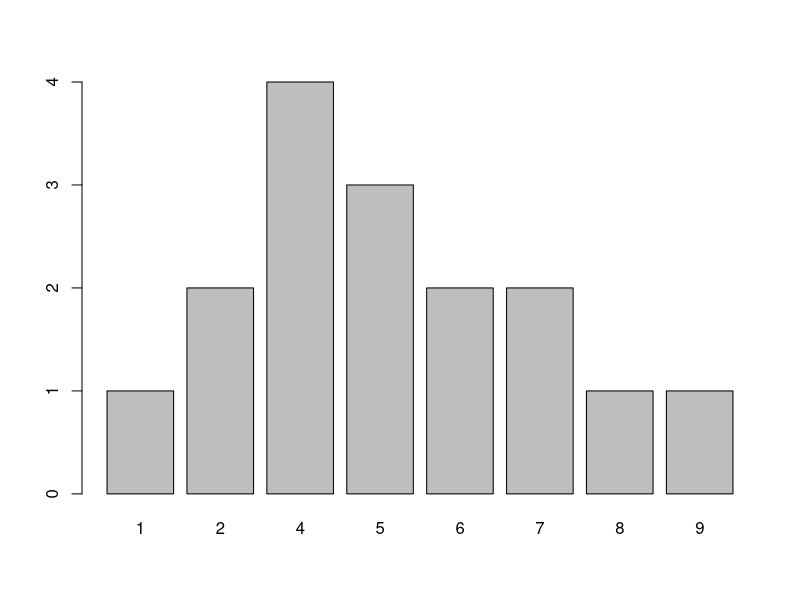
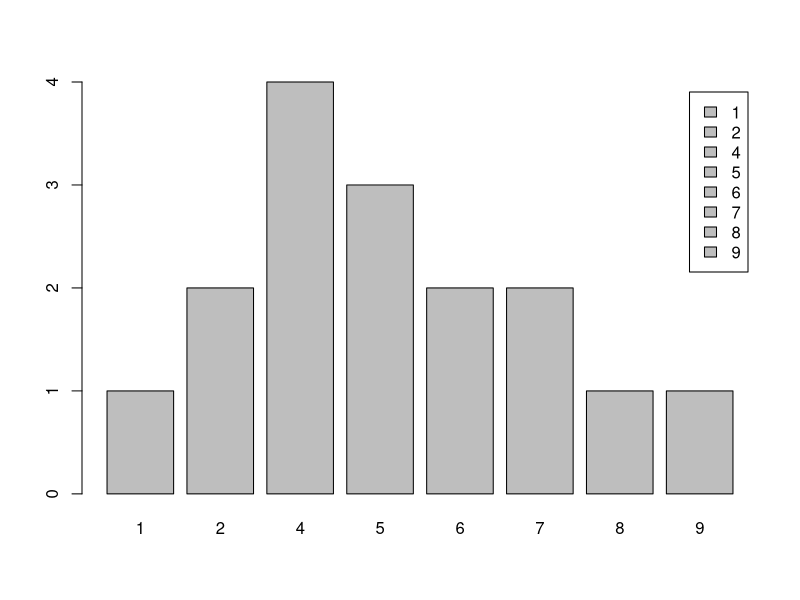
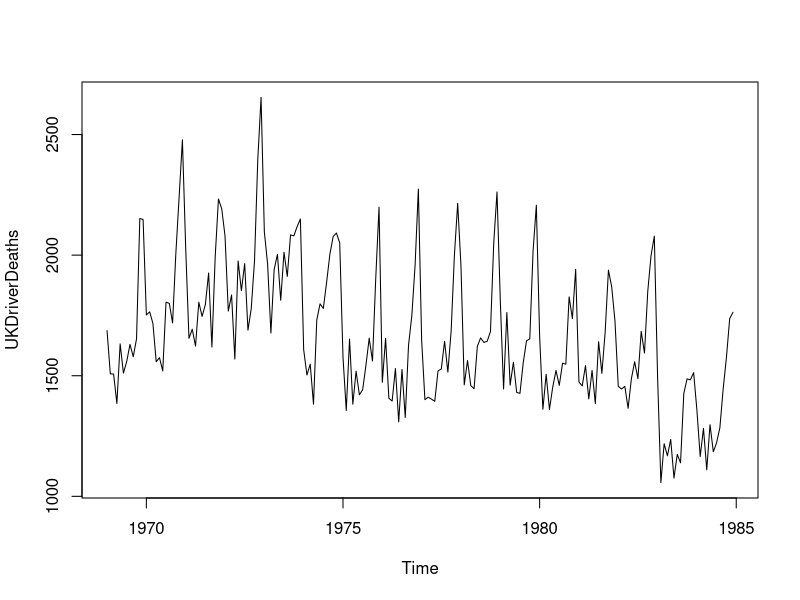
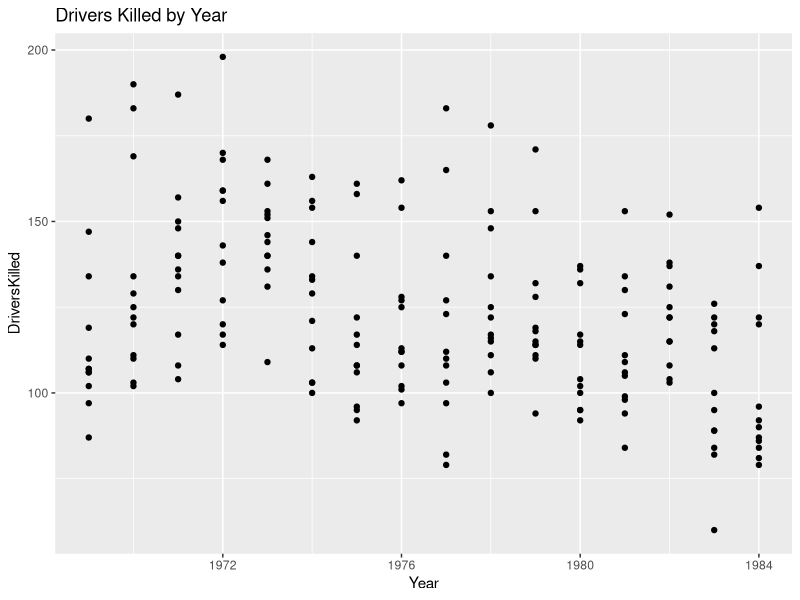
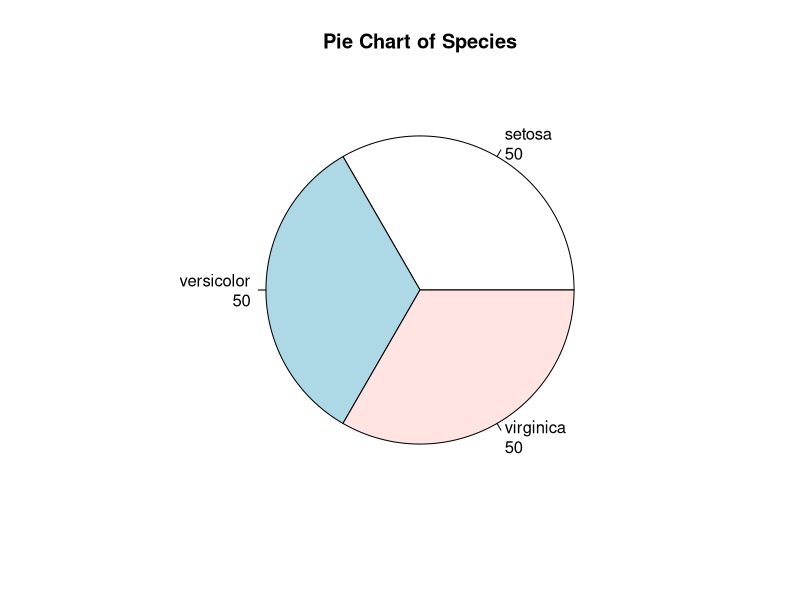

Recreate these plots in R, in order.
########################################
##   Basic Data Visualization in R    ##
##    Sandhya Kambhampati  			      ##
##     @sandhya__k                    ##
########################################

#Basic Data Visualization in R.  

#In this class, we'll go through the basic data visualization functions of R.

#Things we'll cover in this class:
#1. Overview of graphics
#2. Plotting your data 

#############################
## 1. Overview of graphics ##
############################

#Let's talk charts. Can you name some common graphs?

#Here's a few: 
#line graph, bar graph, scatter plot, pie charts 

#For this class, we're going to use the 'graphics' package. We're going to cover a few basic ways of plotting your data. 

#These are the graphics types we will be covering today. 

#1. Bar and column charts: 'barplot'
#3. Time series data: 'plot'
#4. Pie chart: 'pie'

#############################
## 2. Plotting your data  ##
############################

library(graphics)

#1. Bar and column charts: 'barplot'

#We're going to start with the basic 'barplot()' command

#First, let's get a vector of numbers and count them. 
books <- c(1,2,5,6,7,8,9,4,4,4,4,5,6,7,2,5)

#Now, let's count them, using the 'table()' command 
bookcount <- table(books)

#Look at the data 
View(bookcount)

#Let's plot this
barplot(bookcount)

#What does this tell us? Is the data in a good format to graph?

#Let's label this bar plot
barplot (bookcount,legend=TRUE)

#2. Time series data: 'plot'
 
#We're going to use the built in dataset 'UKDriverDeaths'
#First we need to view it
View(UKDriverDeaths)

#Let's plot the data 
plot(UKDriverDeaths)

#What does this tell us? 

#Now, let's try using quick plot (which is part of ggplot2) and make things easier to understand. 

#First install ggplot2 and load it
install.packages('ggplot2')
library('ggplot2')

#Make a dataframe 
data(Seatbelts)
s <- as.data.frame(Seatbelts)

#Let's look at that data 
View(s)

#Add in time-series data 
ts <- data.frame(Year=floor(time(Seatbelts)),
                 Month=factor(cycle(Seatbelts),
                              labels=month.abb), Seatbelts)

#Now, let's plot the data, using the basic plotting function of ggplot2. 
qplot( data = ts,x= Year,y= DriversKilled, main= "Drivers Killed by Year")

#What does this show us that's diffent from using the base R graphics functions?

#3. Pie chart: 'pie'

#I'd recommend using bar or dot graphs over pie charts, however, here's one example. 

#Let's plot some data using the built-in dataset from R 
View(iris)

# Pie Chart from data frame with Appended Sample Sizes
irisdata <- table(iris$Species)
lbls <- paste(names(irisdata), "\n", irisdata, sep="")
pie(irisdata, labels = lbls, 
    main="Pie Chart of Species")

#Let's explore some other datasets. Spend some time using the built-in data to plot some data and find some stories 

